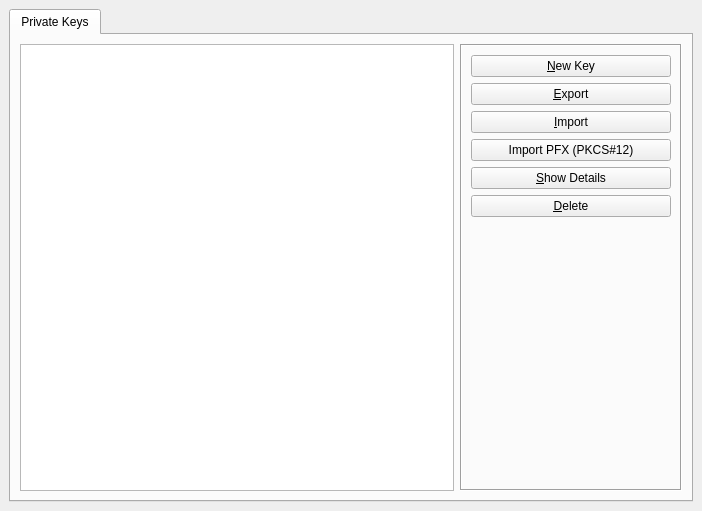
<?xml version="1.0" encoding="UTF-8"?>
<ui version="4.0">
 <class>MainWindow</class>
 <widget class="QMainWindow" name="MainWindow">
  <property name="geometry">
   <rect>
    <x>0</x>
    <y>0</y>
    <width>702</width>
    <height>511</height>
   </rect>
  </property>
  <widget class="QWidget" name="centralWidget">
   <layout class="QGridLayout" name="gridLayout">
    <item row="0" column="0">
     <widget class="QTabWidget" name="tabView">
      <property name="enabled">
       <bool>true</bool>
      </property>
      <property name="currentIndex">
       <number>0</number>
      </property>
      <widget class="QWidget" name="KeyTab">
       <attribute name="title">
        <string>Private Keys</string>
       </attribute>
       <layout class="QHBoxLayout" name="layout_2">
        <item>
         <widget class="KeyTreeView" name="keyView"/>
        </item>
        <item>
         <widget class="QFrame" name="keyButtons">
          <property name="sizePolicy">
           <sizepolicy hsizetype="Minimum" vsizetype="Minimum">
            <horstretch>0</horstretch>
            <verstretch>0</verstretch>
           </sizepolicy>
          </property>
          <property name="frameShape">
           <enum>QFrame::Box</enum>
          </property>
          <property name="frameShadow">
           <enum>QFrame::Sunken</enum>
          </property>
          <layout class="QVBoxLayout" name="verticalLayout">
           <item>
            <widget class="QPushButton" name="BNnewKey">
             <property name="text">
              <string>&amp;New Key</string>
             </property>
            </widget>
           </item>
           <item>
            <widget class="QPushButton" name="BNexportKey">
             <property name="text">
              <string>&amp;Export</string>
             </property>
            </widget>
           </item>
           <item>
            <widget class="QPushButton" name="BNimportKey">
             <property name="text">
              <string>&amp;Import</string>
             </property>
            </widget>
           </item>
           <item>
            <widget class="QPushButton" name="BNimportPFX">
             <property name="text">
              <string>Import PFX (PKCS#12)</string>
             </property>
            </widget>
           </item>
           <item>
            <widget class="QPushButton" name="BNdetailsKey">
             <property name="text">
              <string>&amp;Show Details</string>
             </property>
            </widget>
           </item>
           <item>
            <widget class="QPushButton" name="BNdeleteKey">
             <property name="text">
              <string>&amp;Delete</string>
             </property>
            </widget>
           </item>
           <item>
            <spacer>
             <property name="orientation">
              <enum>Qt::Vertical</enum>
             </property>
             <property name="sizeType">
              <enum>QSizePolicy::Expanding</enum>
             </property>
             <property name="sizeHint" stdset="0">
              <size>
               <width>20</width>
               <height>20</height>
              </size>
             </property>
            </spacer>
           </item>
           <item>
            <widget class="QLabel" name="bigKey">
             <property name="minimumSize">
              <size>
               <width>200</width>
               <height>94</height>
              </size>
             </property>
             <property name="scaledContents">
              <bool>true</bool>
             </property>
            </widget>
           </item>
          </layout>
         </widget>
        </item>
       </layout>
      </widget>
     </widget>
    </item>
   </layout>
  </widget>
 </widget>
 <customwidgets>
  <customwidget>
   <class>KeyTreeView</class>
   <extends>QTreeView</extends>
   <header>widgets/KeyTreeView.h</header>
  </customwidget>
 </customwidgets>
 <resources/>
 <connections>
  <connection>
   <sender>BNdeleteKey</sender>
   <signal>clicked()</signal>
   <receiver>keyView</receiver>
   <slot>deleteItems()</slot>
   <hints>
    <hint type="sourcelabel">
     <x>670</x>
     <y>237</y>
    </hint>
    <hint type="destinationlabel">
     <x>404</x>
     <y>230</y>
    </hint>
   </hints>
  </connection>
  <connection>
   <sender>BNdetailsKey</sender>
   <signal>clicked()</signal>
   <receiver>keyView</receiver>
   <slot>showItems()</slot>
   <hints>
    <hint type="sourcelabel">
     <x>473</x>
     <y>200</y>
    </hint>
    <hint type="destinationlabel">
     <x>405</x>
     <y>200</y>
    </hint>
   </hints>
  </connection>
  <connection>
   <sender>BNimportKey</sender>
   <signal>clicked()</signal>
   <receiver>keyView</receiver>
   <slot>load()</slot>
   <hints>
    <hint type="sourcelabel">
     <x>505</x>
     <y>129</y>
    </hint>
    <hint type="destinationlabel">
     <x>382</x>
     <y>135</y>
    </hint>
   </hints>
  </connection>
  <connection>
   <sender>BNnewKey</sender>
   <signal>clicked()</signal>
   <receiver>keyView</receiver>
   <slot>newItem()</slot>
   <hints>
    <hint type="sourcelabel">
     <x>488</x>
     <y>67</y>
    </hint>
    <hint type="destinationlabel">
     <x>392</x>
     <y>67</y>
    </hint>
   </hints>
  </connection>
  <connection>
   <sender>BNexportKey</sender>
   <signal>clicked()</signal>
   <receiver>keyView</receiver>
   <slot>exportItems()</slot>
   <hints>
    <hint type="sourcelabel">
     <x>526</x>
     <y>99</y>
    </hint>
    <hint type="destinationlabel">
     <x>393</x>
     <y>99</y>
    </hint>
   </hints>
  </connection>
 </connections>
</ui>
